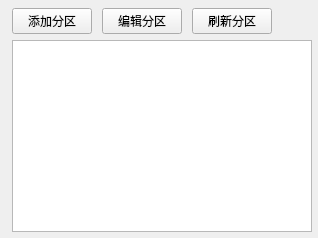
<?xml version="1.0" encoding="UTF-8"?>
<ui version="4.0">
 <class>PartitionManagePage</class>
 <widget class="QWidget" name="PartitionManagePage">
  <layout class="QVBoxLayout" name="verticalLayout">
   <property name="leftMargin"><number>0</number></property>
   <property name="topMargin"><number>0</number></property>
   <property name="rightMargin"><number>0</number></property>
   <property name="bottomMargin"><number>0</number></property>
   <property name="spacing"><number>0</number></property>
   <item>
    <widget class="QSplitter" name="splitter">
     <property name="orientation">Qt::Horizontal</property>
     <widget class="QWidget" name="leftPanel">
      <layout class="QVBoxLayout" name="leftLayout">
       <property name="leftMargin"><number>12</number></property>
       <property name="topMargin"><number>8</number></property>
       <property name="rightMargin"><number>6</number></property>
       <property name="bottomMargin"><number>6</number></property>
       <property name="spacing"><number>6</number></property>
       <item>
        <layout class="QHBoxLayout" name="actionLayout">
         <property name="spacing"><number>10</number></property>
         <item><widget class="QPushButton" name="addPartitionButton"><property name="text"><string>添加分区</string></property></widget></item>
         <item><widget class="QPushButton" name="editPartitionButton"><property name="text"><string>编辑分区</string></property></widget></item>
         <item><widget class="QPushButton" name="refreshPartitionButton"><property name="text"><string>刷新分区</string></property></widget></item>
         <item><spacer name="horizontalSpacer"><property name="orientation"><enum>Qt::Horizontal</enum></property><property name="sizeHint" stdset="0"><size><width>40</width><height>20</height></size></property></spacer></item>
        </layout>
       </item>
       <item>
        <widget class="QTableWidget" name="partitionTable"/>
       </item>
      </layout>
     </widget>
     <!-- <widget class="QWidget" name="rightPanel">
      <layout class="QVBoxLayout" name="rightLayout">
       <property name="leftMargin"><number>8</number></property>
       <property name="topMargin"><number>60</number></property>
       <property name="rightMargin"><number>12</number></property>
       <property name="bottomMargin"><number>6</number></property>
       <property name="spacing"><number>10</number></property>
       <item>
        <widget class="QLabel" name="rightPanelTitle">
         <property name="text"><string>分区操作</string></property>
         <property name="alignment"><enum>Qt::AlignCenter</enum></property>
        </widget>
       </item>
       <item>
        <widget class="QPushButton" name="editPartitionButton">
         <property name="text"><string>编辑分区</string></property>
         <property name="enabled">false</property>
        </widget>
       </item>
       <item>
        <widget class="QPushButton" name="loadPartitionButton">
         <property name="text"><string>加载分区</string></property>
         <property name="enabled">false</property>
        </widget>
       </item>
       <item>
        <widget class="QPushButton" name="deletePartitionButton">
         <property name="text"><string>删除分区</string></property>
         <property name="enabled">false</property>
        </widget>
       </item>
       <item>
        <spacer name="verticalSpacer">
         <property name="orientation"><enum>Qt::Vertical</enum></property>
         <property name="sizeHint" stdset="0"><size><width>20</width><height>40</height></size></property>
        </spacer>
       </item>
      </layout>
     </widget> -->
    </widget>
   </item>
  </layout>
 </widget>
 <resources/>
 <connections/>
</ui>
